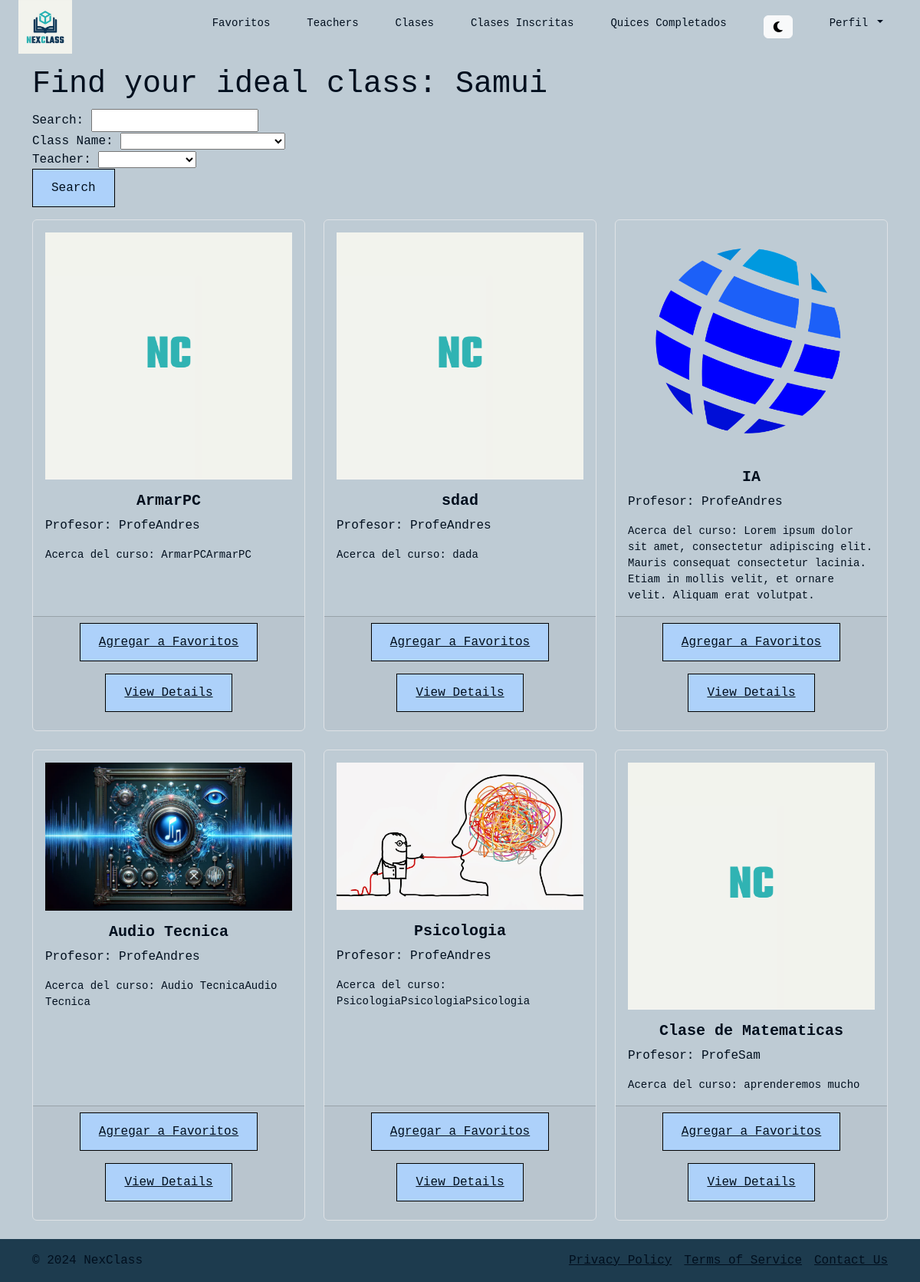
The page /classes/ (signed in) on the database its author committed.
### users/models.py (models this page shows, shortened)
class User(AbstractBaseUser, PermissionsMixin):
    user_id = models.AutoField(primary_key=True)
    name = models.CharField(max_length=255)
    username = models.CharField(max_length=150, unique=True)
    email = models.EmailField(unique=True)
    password = models.CharField(max_length=128)
    user_type = models.CharField(
        max_length=10,
        choices=UserType.choices
    )
    registration_date = models.DateTimeField(auto_now_add=True)
    profile_picture = models.ImageField(upload_to='profile_photos/', default='profile_photos/default_profile.png',
                                        null=True, blank=True)
    address = models.CharField(max_length=255, null=True, blank=True)
    profile_complete = models.BooleanField(default=False)
    is_active = models.BooleanField(default=True)
    is_staff = models.BooleanField(default=False)
    objects = UserManager()
    USERNAME_FIELD = 'username'
    REQUIRED_FIELDS = ['email', 'name']

class Teacher(models.Model):
    user = models.OneToOneField(User, on_delete=models.CASCADE)
    specialties = models.CharField(
        max_length=50,
        choices=Specialties.choices
    )
    biography = models.TextField()
    average_rating = models.FloatField(default=0.0)
    availability = models.CharField(
        max_length=50,
        choices=Availability.choices
    )
    mode = models.CharField(
        max_length=50,
        choices=Mode.choices
    )
    def average_rating(self):
        ratings = self.ratings.all()
        if ratings:
            return sum([rating.rating for rating in ratings]) / ratings.count()
        return 0

### classCreation_Schedules/models.py (models this page shows, shortened)
class Class(models.Model):
    className = models.CharField(max_length=100)
    teacher = models.ForeignKey('users.Teacher', on_delete=models.CASCADE)
    description = models.TextField()
    class_picture = models.ImageField(upload_to='class_photos/', default='class_photos/default_profile.png', null=True, blank=True)

### communication/views.py (the view, shortened to what this page needs)
# urls.py: path('classes/', views.classes, name='student_classes'),
@login_required()
def classes(request, teacher_id=None):
    searchClass = request.GET.get('searchClass', '')
    className = request.GET.get('className', '')
    teacher = request.GET.get('teacher', '')
    filters = Q()
    if teacher_id:
        filters &= Q(teacher__id=teacher_id)
    if className:
        filters &= Q(className__icontains=className)
    if teacher:
        filters &= Q(teacher__user__username__icontains=teacher)
    filtered_classes = Class.objects.filter(filters)
    context = {
        'classes': filtered_classes,
        'className': Class.objects.values_list('className', flat=True).distinct(),
        'teacher': Teacher.objects.values_list('user__username', flat=True).distinct()
    }
    return render(request, 'student_classes.html', context)

### communication/templates/student_classes.html
{% extends 'navbar.html' %}
{% block content %}
<!DOCTYPE html>
<div class="container mt-3">
    <h1>Find your ideal class: {{user.username }}</h1>
    <form method="GET" action="{% url 'student_classes' %}">
        <div>
            <label for="searchClass">Search: </label>
            <input type="text" id="searchClass" name="searchClass" value="{{ request.GET.searchClass }}">
        </div>
        <div>
            <label for="className">Class Name:</label>
            <select id="className" name="className">
                <option value=""></option>
                {% for class in className %}
                <option value="{{ class }}" {% if request.GET.className == class %}selected{% endif %}>{{ class }}</option>
                {% endfor %}
            </select>
        </div>
        <div>
            <label for="teacher">Teacher:</label>
            <select id="teacher" name="teacher">
                <option value=""></option>
                {% for teacher_name in teacher %}
                    <option value="{{ teacher_name }}" {% if request.GET.teacher == teacher_name %}selected{% endif %}>{{ teacher_name }}</option>
                {% endfor %}
            </select>
        </div>
        <button type="submit" class="button-custom-two ">Search</button>
    </form>
    <div class="row">
        {% for class in classes %}
        <div class="col-md-4 mb-4 d-flex align-items-stretch">
            <div class="card bg-transparent border">
                <img class="card-img-top px-3 pt-3" src="{{ class.class_picture.url }}" alt="{{ class.className }}">
                <div class="card-body text_custom">
                    <h5 class="card-title text-center fw-bold">{{ class.className }}</h5>
                    <p class="card-text">Profesor: {{ class.teacher.user.name }}</p>
                    <p class="card-text"><small>Acerca del curso: {{ class.description }}</small></p>
                </div>
                <div class="card-footer text-center">
                    <a href="{% url 'add_favorite_class' class.id %}" class="button-custom-two mb-3">Agregar a Favoritos</a>
                    <a href="{% url 'class_detail' class.id %}" class="button-custom-two mb-3">View Details</a>
                </div>
            </div>
        </div>
        {% endfor %}
    </div>
</div>
{% endblock content %}

### NextClassProject/static/styles/global.css (style rules this page uses)
h1, h2, h3, h4, h5, h6 { font-family: "Space Mono", monospace; color: var(--text-color); }
.text_custom { color: var(--text-color); }
.button-custom-two { background-color: var(--button-bg-color-two); color: var(--button-text-color); border: 0.5px solid var(--border-color); border-radius: 0; padding: 12px 24px; text-align: center; display: inline-block; font-size: 16px; cursor: pointer; transition: background-color 0.3s, color 0.3s; }
a { gap: 2px; color: var(--text-color); }

### rows shown on the page
User: username "Samui"
Class: class_picture (placeholder picture), className "ArmarPC", teacher.user.name "ProfeAndres", description "ArmarPCArmarPC"
Class: class_picture (placeholder picture), className "sdad", teacher.user.name "ProfeAndres", description "dada"
Class: class_picture (picture), className "IA", teacher.user.name "ProfeAndres", description "Lorem ipsum dolor sit amet, consectetur adipiscing elit. Mauris consequat consectetur lacinia. Etiam in mollis velit, et ornare velit. Aliquam erat volutpat."
Class: class_picture (picture), className "Audio Tecnica", teacher.user.name "ProfeAndres", description "Audio TecnicaAudio Tecnica"
Class: class_picture (picture), className "Psicologia", teacher.user.name "ProfeAndres", description "PsicologiaPsicologiaPsicologia"
Class: class_picture (placeholder picture), className "Clase de Matematicas", teacher.user.name "ProfeSam", description "aprenderemos mucho"
